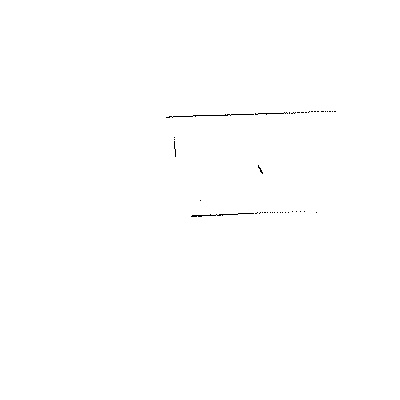
#> input picture GoodFeatures/test.jpg, 400 x 400 px
$ python goodFeaturesTest.py   (Python 2 division)
#> lines starting #> are read from the running program, lines starting #| are printed output that depends on the picture; after the words box and inside, x2 and y2 are one past the last pixel; in counts of white or black regions, pixels touching at a corner belong together
import cv2

feature_params = dict( maxCorners = 100,       # Max total corners
                       qualityLevel = 0.01,     # Ratio of best to worst corner
                       minDistance = 10,         # Min distance between points
                       blockSize = 10 )
green = (0, 255, 0)
image = cv2.imread("test.jpg", cv2.IMREAD_GRAYSCALE)
#> image is the input picture: shape (400, 400); min 0, max 255, mean 254.5
goodFeatures = cv2.goodFeaturesToTrack(image, **feature_params)
#> goodFeatures = 24 rows, first 8: [260, 170], [317, 108], [195, 219], [308, 114], [280, 212], [256, 212], [295, 116], [170, 116]
featuresList = []
if goodFeatures is not None:
    for x, y in goodFeatures[:,0]:
        cv2.circle(image, (x, y), 2, green, -1)
        featuresList.append((int(x),int(y)))
#> this loop made 24 passes
#> (x, y) on passes 1 to 12: (260, 170), (317, 108), (195, 219), (308, 114), (280, 212), (256, 212), (295, 116), (170, 116), (254, 116), (216, 212), (332, 108), (292, 212)
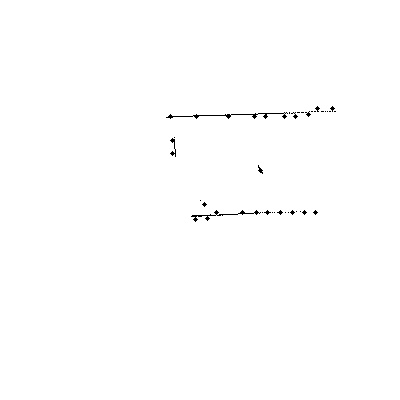
#> image: shape (400, 400); 0.18% of pixels changed, all inside (x1, y1, x2, y2) = (168, 106, 335, 222)
#> after the loop, featuresList = [(260, 170), (317, 108), (195, 219), (308, 114), (280, 212), (256, 212), (295, 116), (170, 116), (254, 116), (216, 212), (332, 108), (292, 212), (267, 212), (304, 212), (228, 116), (172, 153), (196, 116), (207, 218), (284, 116), (204, 204), (172, 140), (315, 212), (265, 116), (242, 212)]

print featuresList
#> (printed output is left out)
cv2.imshow('image', image)
cv2.waitKey(0)
